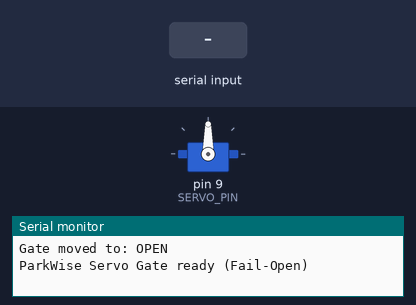
Recording of a sketch running on a simulated Arduino Uno, built with avr-gcc and run on an emulated ATmega328P. Shown: servo, the last lines printed to the serial monitor. Inputs (shaded band) come from the test bench.

Above: at 1.2 s.
1.3 s: "CLOSE 1\n" received over the second serial link
At 2.5 s:
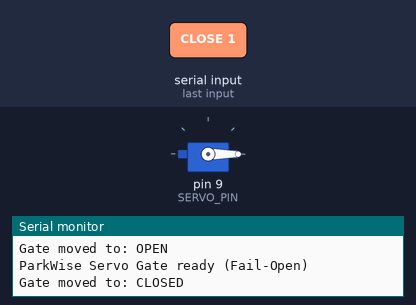
2.8 s: "OPEN 1\n" received over the second serial link
At 3.7 s:
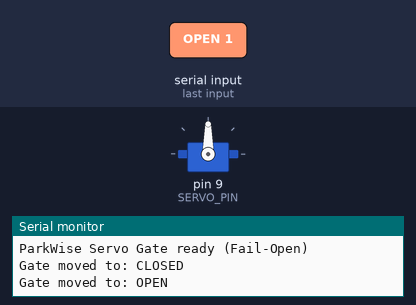
Timing chart, 0 to 5.8 s (numbered marks = the images above; inputs shaded):
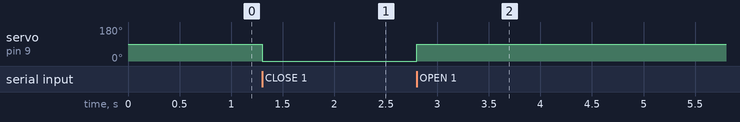

The sketch:

servo_gate.ino
```cpp
/**
 * ParkWise - Servo Gate Controller (Arduino Uno)
 * ============================================
 *
 * Drives one servo gate based on serial commands from the ESP32-CAM.
 * Default boot state: OPEN (fail-open).
 *
 * Wiring (per user diagram):
 * - Servo Signal (Orange) -> Pin 9
 * - Uno Pin 2 (RX) -> ESP32-CAM GPIO 14 (TX)
 * - Uno Pin 3 (TX) -> ESP32-CAM GPIO 13 (RX) via 1k/2k voltage divider
 * - Shared GND for all components
 * - External 5V for Servo (Red/Brown)
 */

#include <Servo.h>
#include <SoftwareSerial.h>

// SoftwareSerial mouth and ear: RX=2, TX=3
SoftwareSerial link(2, 3);

// Servo configuration
Servo gateServo;
const int SERVO_PIN = 9;

// Calibration: adjust these angles to fit your physical gate
const int OPEN_DEG = 90;
const int CLOSE_DEG = 0;

void applyGate(bool open) {
  int targetAngle = open ? OPEN_DEG : CLOSE_DEG;
  gateServo.write(targetAngle);
  Serial.print("Gate moved to: ");
  Serial.println(open ? "OPEN" : "CLOSED");
}

void setup() {
  // Debug serial (USB)
  Serial.begin(115200);

  // Link to ESP32-CAM (must match ESP32 speed)
  link.begin(9600);

  // Initialize servo
  gateServo.attach(SERVO_PIN);

  // Default state: OPEN (fail-open)
  applyGate(true);

  Serial.println("ParkWise Servo Gate ready (Fail-Open)");
}

void loop() {
  if (link.available()) {
    String cmd = link.readStringUntil('\n');
    cmd.trim();

    if (cmd == "OPEN 1") {
      applyGate(true);
      link.println("ACK OPEN 1");
    }
    else if (cmd == "CLOSE 1") {
      applyGate(false);
      link.println("ACK CLOSE 1");
    }
  }
}
```

Measured:
- after the input at 1.3 s, servo on pin 9 (SERVO_PIN): 90° → 0° at once
- after the input at 2.8 s, servo on pin 9 (SERVO_PIN): 0° → 90° at once
